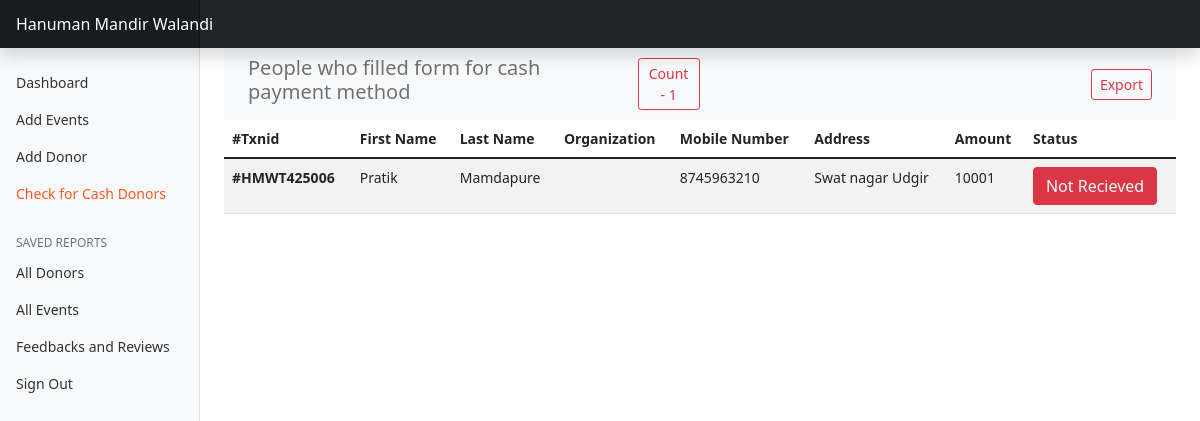
Before: /cashdonors (signed in) with the older database file.
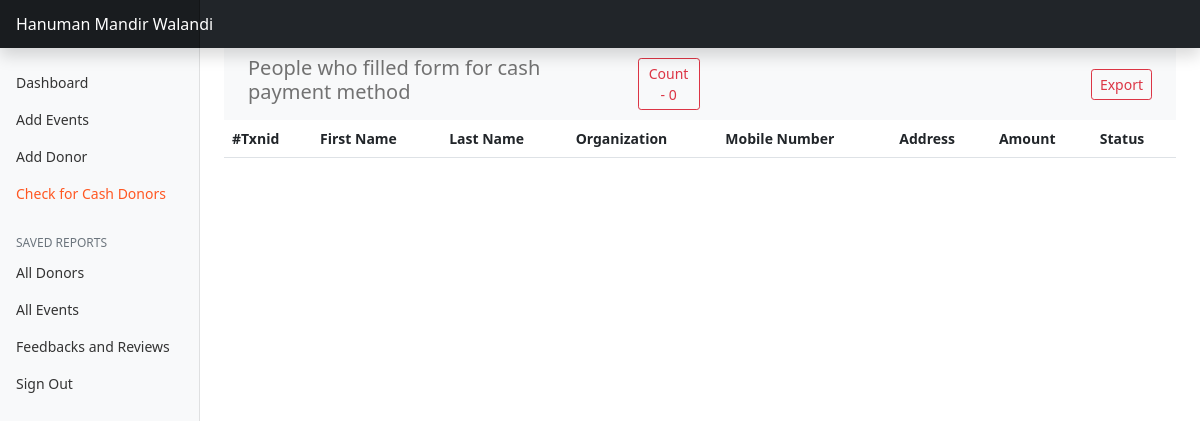
After: the same page with the newer database file.
### home/models.py (models this page shows, shortened)
class Donor(models.Model):
    donor_first_name = models.CharField(max_length=100)
    donor_last_name = models.CharField(max_length=100)
    donor_phone_number = models.CharField(max_length=12)
    donor_organization_name = models.CharField(max_length=100)
    donor_email = models.CharField(max_length=100)
    donor_address =models.CharField(max_length=300)
    donor_country = models.CharField(max_length=100)
    donor_state = models.CharField(max_length=100)
    donor_city = models.CharField(max_length=100)
    donor_zip = models.CharField(max_length=10)
    donor_amount = models.CharField(max_length=100)
    donor_txnid = models.CharField(max_length=20)
    donoration_time = models.CharField(max_length=50)
    payment_status = models.CharField(max_length=50)

### adminpanel/views1.py (the view)
# urls.py: path('cashdonors',views1.cashdonors),
@login_required(login_url='adminlogin')
def cashdonors(request):
    donors = Donor.objects.all()
    count = 0
    for i in donors[0:]:
        if(i.payment_status == 'pending'):
            count += 1
    params = {'donor':donors, 'range': range(len(donors)), 'count' : count}
    return render(request,'cashdonors.html',params)

### templates/cashdonors.html (shortened to what this page needs)
<!DOCTYPE html>
<html lang="en">
<head>
    <link href="https://cdn.jsdelivr.net/npm/bootstrap@5.1.3/dist/css/bootstrap.min.css" rel="stylesheet">
</head>
<body>
    <header class="navbar navbar-dark sticky-top bg-dark flex-md-nowrap p-0 shadow">
        <a class="navbar-brand col-md-3 col-lg-2 me-0 px-3" href="/">Hanuman Mandir Walandi</a>
      </header>
    <div class="container-fluid">
        <div class="row">
          <nav id="sidebarMenu" class="col-md-3 col-lg-2 d-md-block bg-light sidebar collapse">
            <div class="position-sticky pt-3">
              <ul class="nav flex-column">
                <li class="nav-item">
                  <a class="nav-link" aria-current="page" href="dashboard">
                    Dashboard
                  </a>
                </li>
                <li class="nav-item">
                  <a class="nav-link" href="#" data-bs-toggle="modal" data-bs-target="#exampleModal" data-bs-whatever="@mdo">
                    Add Events
                  </a>
                </li>
                <li class="nav-item">
                  <a class="nav-link" href="#" data-bs-toggle="modal" data-bs-target="#exampleModal1" data-bs-whatever="@mdo">
                    Add Donor
                  </a>
                </li>
                <li class="nav-item">
                  <a class="nav-link active" href="cashdonors">
                    Check for Cash Donors
                  </a>
                </li>
              </ul>
              <h6 class="sidebar-heading d-flex justify-content-between align-items-center px-3 mt-4 mb-1 text-muted">
                <span>Saved reports</span>
              </h6>
              <ul class="nav flex-column mb-2">
                <li class="nav-item">
                  <a class="nav-link" href="donors">
                    All Donors
                  </a>
                </li>
                <li class="nav-item">
                    <a class="nav-link" href="event">
                      All Events
                    </a>
                  </li>
                   <li class="nav-item">
                    <a class="nav-link" href="F_R">
                      Feedbacks and Reviews
                    </a>
                  </li>
                <li class="nav-item">
                  <a class="nav-link" href="signout">
                    Sign Out
                  </a>
                </li>
              </ul>
            </div>
          </nav>
           <main class="col-md-9 ms-sm-auto col-lg-10 px-md-4">
<table class="table table-striped">
<nav class="navbar navbar-expand-lg navbar-light bg-light">
  <div class="container-fluid">
      <h5 style="color: #727272;">People who filled form for cash payment method</h5>
      <button class="mx-5 btn btn-sm btn-outline-danger" type="button">Count - {{count}}</button>
    <div class="collapse navbar-collapse" id="navbarSupportedContent">
      <form class="d-flex">
        <button class="btn btn-sm btn-outline-danger" type="button">Export</button>
      </form>
    </div>
  </div>
</nav>
  <thead>
    <tr>
      <th scope="col">#Txnid</th>
      <th scope="col">First Name</th>
      <th scope="col">Last Name</th>
      <th scope="col">Organization</th>
      <th scope="col">Mobile Number</th>
      <th scope="col">Address</th>
      <th scope="col">Amount</th>
      <th scope="col">Status</th>
    </tr>
  </thead>
  <tbody>
  {% for i in donor|slice:"0:" %}
      {% if i.payment_status != 'success' %}
    <tr>
      <th scope="row">{{i.donor_txnid}}</th>
      <td>{{i.donor_first_name}}</td>
      <td>{{i.donor_last_name}}</td>
      <td>{{i.donor_organization_name}}</td>
      <td>{{i.donor_phone_number}}</td>
      <td>{{i.donor_address}}  {{i.donor_city}}</td>
      <td>{{i.donor_amount}}</td>
      <td><form method="post" action="cashRecieved">
      <button type="submit" class="btn btn-danger">Not Recieved</button>
      </form>
      </td>
    </tr>
    {% endif %}
    {% endfor %}
  </tbody>
</table>
</main>
          </div>
        </div>
</body>
</html>

Changed rows visible on the page:
no longer on this page (row edited): Donor: donor_txnid "#HMWT425006", donor_first_name "Pratik", donor_last_name "Mamdapure", donor_phone_number "8745963210", donor_address "Swat nagar", donor_city "Udgir", donor_amount "10001"
Other visible differences:
{{ count }}: "1" → "0"
